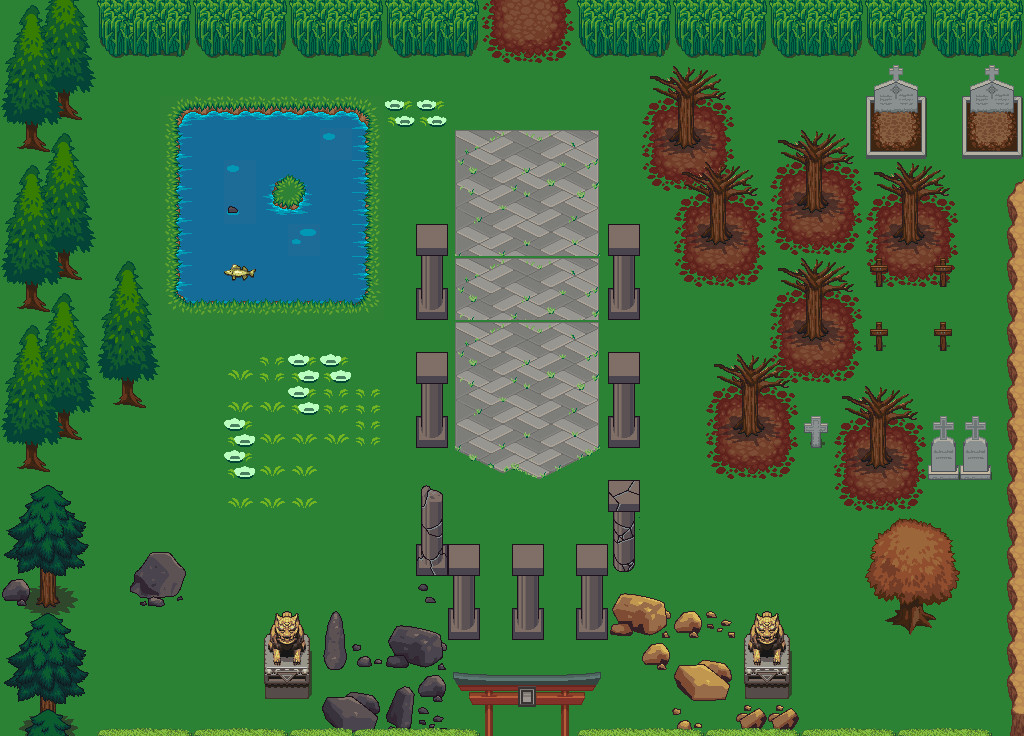

Tiled map render using the project's own tile images. Description and the map definition, with tile-layer contents summarised, below:
An orthogonal 32x23 tile map with 32x32 px tiles, 11 tile layers (Sol, Décorations, Obstacles, Frontières, ...), 3 tilesets.

<map version="1.0" tiledversion="1.0.3" orientation="orthogonal" renderorder="right-down" width="32" height="23" tilewidth="32" tileheight="32" nextobjectid="1">
 <tileset firstgid="1" source="Atlas.tsx" />
 <tileset firstgid="1025" source="Atlas3.tsx" />
 <tileset firstgid="2049" source="Atlas2.tsx" />
 <layer name="Sol" width="32" height="23">
  <data>[736 cells, 736 non-empty, 1 distinct tile ids]</data>
 </layer>
 <layer name="Décorations" width="32" height="23">
  <data>[736 cells, 156 non-empty, 51 distinct tile ids]</data>
 </layer>
 <layer name="Obstacles" width="32" height="23">
  <data>[736 cells, 251 non-empty, 115 distinct tile ids]</data>
 </layer>
 <layer name="Frontières" width="32" height="23">
  <data>[736 cells, 158 non-empty, 41 distinct tile ids]</data>
 </layer>
 <layer name="Nord" width="32" height="23">
  <data>[736 cells, 3 non-empty, 3 distinct tile ids]</data>
 </layer>
 <layer name="Sud" width="32" height="23">
  <data>[736 cells, 3 non-empty, 3 distinct tile ids]</data>
 </layer>
 <layer name="Est" width="32" height="23">
  <data>[736 cells, 0 non-empty, 0 distinct tile ids]</data>
 </layer>
 <layer name="Ouest" width="32" height="23">
  <data>[736 cells, 0 non-empty, 0 distinct tile ids]</data>
 </layer>
 <layer name="Potions" width="32" height="23">
  <data>[736 cells, 0 non-empty, 0 distinct tile ids]</data>
 </layer>
 <layer name="Clef" width="32" height="23">
  <data>[736 cells, 0 non-empty, 0 distinct tile ids]</data>
 </layer>
 <layer name="Pièges" width="32" height="23">
  <data>[736 cells, 0 non-empty, 0 distinct tile ids]</data>
 </layer>
</map>
